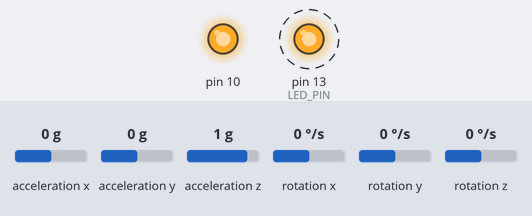
A sketch run on a simulated Arduino Uno, built with avr-gcc and run on an emulated ATmega328P. On the bench: output pins drawn as LEDs (lit = HIGH). Dashed ring = blinking. The test bench sets the inputs (shaded band); at power-on: acceleration x 0 g, acceleration y 0 g, acceleration z 1 g, rotation x 0 °/s, rotation y 0 °/s, rotation z 0 °/s. Storage starts empty; what the sketch prints to the serial monitor is not drawn.

Above: at 0.2 s.
Timing chart, 0 to 3.0 s (numbered marks = the images above):
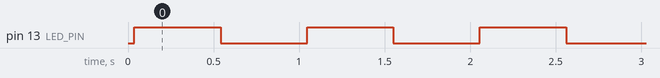

The sketch:

MPU6050_rawLatest.ino
```cpp
#include <DS1307RTC.h>

#include <Time.h>
#include <time.h>
#include <TimeLib.h>


// I2Cdev and MPU6050 must be installed as libraries, or else the .cpp/.h files
// for both classes must be in the include path of your project
#include "I2Cdev.h"
#include "MPU6050.h"
#include <SD.h>
#include <SPI.h>

File myFile;

// Arduino Wire library is required if I2Cdev I2CDEV_ARDUINO_WIRE implementation
// is used in I2Cdev.h
#if I2CDEV_IMPLEMENTATION == I2CDEV_ARDUINO_WIRE
#include "Wire.h"
#endif

// class default I2C address is 0x68
// specific I2C addresses may be passed as a parameter here
// AD0 low = 0x68 (default for InvenSense evaluation board)
// AD0 high = 0x69
MPU6050 accelgyro;
//MPU6050 accelgyro(0x69); // <-- use for AD0 high

// set up time for file name

const char *monthName[12] = {
  "Jan", "Feb", "Mar", "Apr", "May", "Jun",
  "Jul", "Aug", "Sep", "Oct", "Nov", "Dec"
};

tmElements_t tm;


int16_t ax, ay, az;
int16_t gx, gy, gz;
String stimeStamp = "write.txt";


// uncomment "OUTPUT_READABLE_ACCELGYRO" if you want to see a tab-separated
// list of the accel X/Y/Z and then gyro X/Y/Z values in decimal. Easy to read,
// not so easy to parse, and slow(er) over UART.
#define OUTPUT_READABLE_ACCELGYRO

// uncomment "OUTPUT_BINARY_ACCELGYRO" to send all 6 axes of data as 16-bit
// binary, one right after the other. This is very fast (as fast as possible
// without compression or data loss), and easy to parse, but impossible to read
// for a human.
//#define OUTPUT_BINARY_ACCELGYRO


#define LED_PIN 13
bool blinkState = false;

void setup() {

  // join I2C bus (I2Cdev library doesn't do this automatically)
#if I2CDEV_IMPLEMENTATION == I2CDEV_ARDUINO_WIRE
  Wire.begin();
#elif I2CDEV_IMPLEMENTATION == I2CDEV_BUILTIN_FASTWIRE
  Fastwire::setup(400, true);
#endif

  // initialize serial communication
  // (38400 chosen because it works as well at 8MHz as it does at 16MHz, but
  // it's really up to you depending on your project)
  Serial.begin(38400);

  // initialize device
  Serial.println("Initializing I2C devices...");
  accelgyro.initialize();

  // SD card setup
  pinMode(10, OUTPUT);
  digitalWrite(10, HIGH);

  // time stamp setup

  bool parse=false;
  bool config=false;

  // get the date and time the compiler was run
  if (getDate(__DATE__)) {
    parse = true;
    // and configure the RTC with this info
    if (RTC.write(tm)) {
      config = true;
    }
  }


  stimeStamp = String(__DATE__) + ".txt";
  stimeStamp.replace(" ", "");

  //convert to char Array
  char timeStamp[8];
  stimeStamp.toCharArray(timeStamp, 8);

  if (!SD.begin(4)) {
    Serial.println("initialization failed!");
    return;
  }

  Serial.println("initialization done.");
//Serial.println(typeid(stimeStamp).name());

  // open the file. note that only one file can be open at a time,
  // so you have to close this one before opening another.

  myFile = SD.open(stimeStamp, FILE_WRITE);

  // verify connection
  Serial.println("Testing device connections...");
  Serial.println(accelgyro.testConnection() ? "MPU6050 connection successful" : "MPU6050 connection failed");

  // use the code below to change accel/gyro offset values
  /*
    Serial.println("Updating internal sensor offsets...");
    // -76	-2359	1688	0	0	0
    Serial.print(accelgyro.getXAccelOffset()); Serial.print("\t"); // -76
    Serial.print(accelgyro.getYAccelOffset()); Serial.print("\t"); // -2359
    Serial.print(accelgyro.getZAccelOffset()); Serial.print("\t"); // 1688
    Serial.print(accelgyro.getXGyroOffset()); Serial.print("\t"); // 0
    Serial.print(accelgyro.getYGyroOffset()); Serial.print("\t"); // 0
    Serial.print(accelgyro.getZGyroOffset()); Serial.print("\t"); // 0
    Serial.print("\n");
    accelgyro.setXGyroOffset(220);
    accelgyro.setYGyroOffset(76);
    accelgyro.setZGyroOffset(-85);
    Serial.print(accelgyro.getXAccelOffset()); Serial.print("\t"); // -76
    Serial.print(accelgyro.getYAccelOffset()); Serial.print("\t"); // -2359
    Serial.print(accelgyro.getZAccelOffset()); Serial.print("\t"); // 1688
    Serial.print(accelgyro.getXGyroOffset()); Serial.print("\t"); // 0
    Serial.print(accelgyro.getYGyroOffset()); Serial.print("\t"); // 0
    Serial.print(accelgyro.getZGyroOffset()); Serial.print("\t"); // 0
    Serial.print("\n");
  */

  // configure Arduino LED for
  pinMode(LED_PIN, OUTPUT);
}

void loop() {
  // read raw accel/gyro measurements from device
  accelgyro.getMotion6(&ax, &ay, &az, &gx, &gy, &gz);

  // these methods (and a few others) are also available
  //accelgyro.getAcceleration(&ax, &ay, &az);
  //accelgyro.getRotation(&gx, &gy, &gz);

#ifdef OUTPUT_READABLE_ACCELGYRO

if (myFile) {
    Serial.println("Writing to " + stimeStamp + "...");
    // display tab-separated accel/gyro x/y/z values
    myFile.print("a/g:\t");
    myFile.print(ax); myFile.print("\t");
    myFile.print(ay); myFile.print("\t");
    myFile.print(az); myFile.print("\t");
    myFile.print(gx); myFile.print("\t");
    myFile.print(gy); myFile.print("\t");
    myFile.println(gz);
  // save the file:
    myFile.flush();
  } else {
    // if the file didn't open, print an error:
    Serial.println("error opening " + stimeStamp);
  }

#endif

#ifdef OUTPUT_BINARY_ACCELGYRO
  Serial.write((uint8_t)(ax >> 8)); Serial.write((uint8_t)(ax & 0xFF));
  Serial.write((uint8_t)(ay >> 8)); Serial.write((uint8_t)(ay & 0xFF));
  Serial.write((uint8_t)(az >> 8)); Serial.write((uint8_t)(az & 0xFF));
  Serial.write((uint8_t)(gx >> 8)); Serial.write((uint8_t)(gx & 0xFF));
  Serial.write((uint8_t)(gy >> 8)); Serial.write((uint8_t)(gy & 0xFF));
  Serial.write((uint8_t)(gz >> 8)); Serial.write((uint8_t)(gz & 0xFF));
#endif

  // blink LED to indicate activity
  blinkState = !blinkState;
  digitalWrite(LED_PIN, blinkState);
  delay(500);
}

bool getTime(const char *str)
{
  int Hour, Min, Sec;

  if (sscanf(str, "%d%d%d", &Hour, &Min, &Sec) != 3) return false;
  tm.Hour = Hour;
  tm.Minute = Min;
  tm.Second = Sec;
  return true;
}

bool getDate(const char *str)
{
  char Month[12];
  int Day, Year;
  uint8_t monthIndex;

  if (sscanf(str, "%s%d%d", Month, &Day, &Year) != 3) return false;
  for (monthIndex = 0; monthIndex < 12; monthIndex++) {
    if (strcmp(Month, monthName[monthIndex]) == 0) break;
  }
  if (monthIndex >= 12) return false;
  tm.Day = Day;
  tm.Month = monthIndex + 1;
  tm.Year = CalendarYrToTm(Year);
  return true;
}
```

Measured:
- by itself, pin 13 (LED_PIN): alternates HIGH for 0.51 s and LOW for 0.51 s
